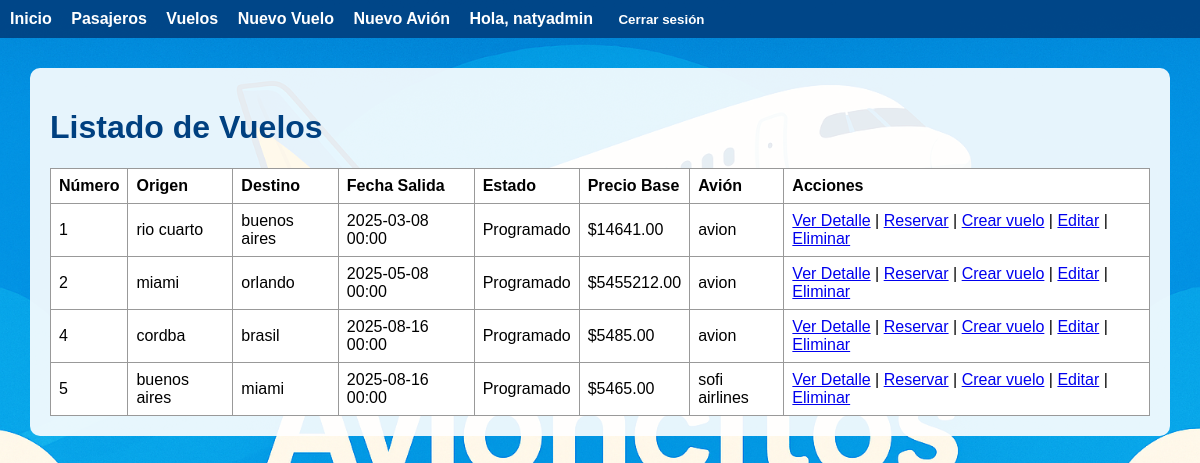
Screenshot of /vuelos/ (signed in) with the database file from the repository.
### vuelos/models.py (models this page shows, shortened)
class Vuelo(models.Model):
    ESTADOS = [
        ('programado', 'Programado'),
        ('en_vuelo', 'En Vuelo'),
        ('finalizado', 'Finalizado'),
        ('cancelado', 'Cancelado'),
    ]
    avion = models.ForeignKey(Avion, on_delete=models.CASCADE, related_name='vuelos')
    origen = models.CharField(max_length=100)
    destino = models.CharField(max_length=100)
    fecha_salida = models.DateTimeField()
    fecha_llegada = models.DateTimeField()
    estado = models.CharField(max_length=20, choices=ESTADOS, default='programado')
    precio_base = models.DecimalField(max_digits=10, decimal_places=2)
    usuarios_gestores = models.ManyToManyField(User, related_name='vuelos_gestionados')
    class Meta:
        verbose_name = "Vuelo"
        verbose_name_plural = "Vuelos"
        ordering = ['fecha_salida']

class Avion(models.Model):
    modelo = models.CharField(max_length=100)
    capacidad = models.PositiveIntegerField()
    filas = models.PositiveIntegerField()
    columnas = models.PositiveIntegerField()
    class Meta:
        verbose_name = "Avión"
        verbose_name_plural = "Aviones"

### vuelos/views.py (the view)
# urls.py: path('', views.vuelo_list, name='vuelo_list'),
@login_required
def vuelo_list(request):
    if request.user.perfil.rol == 'admin':
        vuelos = Vuelo.objects.all()
    elif request.user.perfil.rol == 'operador':
        vuelos = Vuelo.objects.filter(usuarios_gestores=request.user)
    elif request.user.perfil.rol == 'pasajero':
        vuelos = Vuelo.objects.all()
    else:
        return redirect('home:index')
    return render(request, 'vuelos/vuelo_list.html', {'vuelos': vuelos})

### usuarios/models.py (called while the page is built)
def get_perfil(self):
    return getattr(self, 'perfilusuario', None)

### vuelos/templates/vuelos/vuelo_list.html
{% extends 'base.html' %}
{% block content %}
<h1>Listado de Vuelos</h1>
<table>
    <thead>
        <tr>
            <th>Número</th>
            <th>Origen</th>
            <th>Destino</th>
            <th>Fecha Salida</th>
            <th>Estado</th>
            <th>Precio Base</th>
            <th>Avión</th>
            <th>Acciones</th>
        </tr>
    </thead>
    <tbody>
        {% for vuelo in vuelos %}
        <tr>
            <td>{{ vuelo.id }}</td>
            <td>{{ vuelo.origen }}</td>
            <td>{{ vuelo.destino }}</td>
            <td>{{ vuelo.fecha_salida|date:"Y-m-d H:i" }}</td>
            <td>{{ vuelo.get_estado_display }}</td>
            <td>${{ vuelo.precio_base }}</td>
            <td>{{ vuelo.avion.modelo }}</td>
            <td>
                <a href="{% url 'vuelos:vuelo_detail' vuelo.id %}">Ver Detalle</a>
                {% if user.perfil.rol == 'pasajero' or user.perfil.rol == 'admin' %}
                    | <a href="{% url 'reservas:seleccionar_asiento' vuelo.id %}">Reservar</a>
                {% endif %}
                {% if user.perfil.rol == 'admin' or user.perfil.rol == 'operador' %}
                    | <a href="{% url 'vuelos:crear_vuelo' %}">Crear vuelo</a>
                    | <a href="{% url 'vuelos:editar_vuelo' vuelo.id %}">Editar</a>
                    | <a href="{% url 'vuelos:eliminar_vuelo' vuelo.id %}">Eliminar</a>
                {% endif %}
            </td>
        </tr>
        {% endfor %}
    </tbody>
</table>
{% endblock %}

### home/templates/base.html (shortened to what this page needs)
{% load static %}
<!DOCTYPE html>
<html lang="es">
<head>
</head>
<body>
    <nav>
        <a href="{% url 'home:index' %}">Inicio</a>
        {% if user.is_authenticated %}
            {% if user.perfilusuario.rol == 'pasajero' %}
                <a href="{% url 'vuelos:vuelo_list' %}">Vuelos</a>
            {% elif user.perfilusuario.rol == 'operador' %}
                <a href="{% url 'pasajeros:listado_pasajeros' %}">Pasajeros</a>
                <a href="{% url 'vuelos:vuelo_list' %}">Vuelos</a>
            {% elif user.perfilusuario.rol == 'admin' %}
                <a href="{% url 'pasajeros:listado_pasajeros' %}">Pasajeros</a>
                <a href="{% url 'vuelos:vuelo_list' %}">Vuelos</a>
                <a href="{% url 'vuelos:crear_vuelo' %}">Nuevo Vuelo</a>
                <a href="{% url 'vuelos:crear_avion' %}">Nuevo Avión</a>
            {% endif %}
            <span>Hola, {{ user.username }}</span>
            <form action="{% url 'usuarios:logout' %}" method="post" style="display:inline;">
                <button type="submit">Cerrar sesión</button>
            </form>
        {% else %}
            <a href="{% url 'usuarios:login' %}">Iniciar sesión</a>
            <a href="{% url 'usuarios:registro' %}">Registrarse</a>
        {% endif %}
    </nav>
    <div class="container">
        {% block content %}
        {% endblock %}
    </div>
</body>
</html>

### rows the page displays
Vuelo: id "1", origen "rio cuarto", destino "buenos aires", fecha_salida "2025-03-08 00:00", estado "Programado", precio_base "14641.00", avion.modelo "avion"
Vuelo: id "2", origen "miami", destino "orlando", fecha_salida "2025-05-08 00:00", estado "Programado", precio_base "5455212.00", avion.modelo "avion"
Vuelo: id "4", origen "cordba", destino "brasil", fecha_salida "2025-08-16 00:00", estado "Programado", precio_base "5485.00", avion.modelo "avion"
Vuelo: id "5", origen "buenos aires", destino "miami", fecha_salida "2025-08-16 00:00", estado "Programado", precio_base "5465.00", avion.modelo "sofi airlines"

### other values shown
{{ user.username }} "natyadmin"
